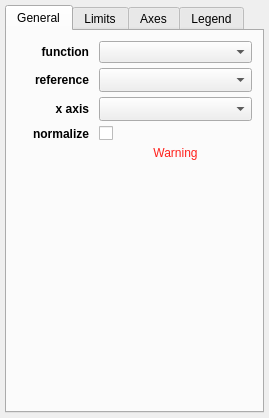
<?xml version="1.0" encoding="UTF-8"?>
<ui version="4.0">
 <class>Widget</class>
 <widget class="QWidget" name="Widget">
  <property name="geometry">
   <rect>
    <x>0</x>
    <y>0</y>
    <width>269</width>
    <height>418</height>
   </rect>
  </property>
  <property name="windowTitle">
   <string>1D Profile</string>
  </property>
  <layout class="QGridLayout" name="gridLayout_5">
   <property name="leftMargin">
    <number>5</number>
   </property>
   <property name="topMargin">
    <number>5</number>
   </property>
   <property name="rightMargin">
    <number>5</number>
   </property>
   <property name="bottomMargin">
    <number>5</number>
   </property>
   <property name="verticalSpacing">
    <number>5</number>
   </property>
   <item row="9" column="2">
    <widget class="QTabWidget" name="tab_widget">
     <property name="currentIndex">
      <number>0</number>
     </property>
     <widget class="QWidget" name="tab">
      <attribute name="title">
       <string>General</string>
      </attribute>
      <layout class="QGridLayout" name="gridLayout_2">
       <property name="leftMargin">
        <number>10</number>
       </property>
       <property name="topMargin">
        <number>10</number>
       </property>
       <property name="rightMargin">
        <number>10</number>
       </property>
       <property name="bottomMargin">
        <number>10</number>
       </property>
       <property name="horizontalSpacing">
        <number>10</number>
       </property>
       <property name="verticalSpacing">
        <number>5</number>
       </property>
       <item row="1" column="0">
        <widget class="QLabel" name="label_6">
         <property name="font">
          <font>
           <weight>75</weight>
           <bold>true</bold>
          </font>
         </property>
         <property name="text">
          <string>reference</string>
         </property>
         <property name="alignment">
          <set>Qt::AlignRight|Qt::AlignTrailing|Qt::AlignVCenter</set>
         </property>
        </widget>
       </item>
       <item row="0" column="1" colspan="2">
        <widget class="QComboBox" name="combosel_function"/>
       </item>
       <item row="2" column="1" colspan="2">
        <widget class="QComboBox" name="combosel_x_att">
         <property name="sizeAdjustPolicy">
          <enum>QComboBox::AdjustToMinimumContentsLengthWithIcon</enum>
         </property>
        </widget>
       </item>
       <item row="0" column="0">
        <widget class="QLabel" name="label">
         <property name="font">
          <font>
           <weight>75</weight>
           <bold>true</bold>
          </font>
         </property>
         <property name="text">
          <string>function</string>
         </property>
         <property name="alignment">
          <set>Qt::AlignRight|Qt::AlignTrailing|Qt::AlignVCenter</set>
         </property>
        </widget>
       </item>
       <item row="2" column="0">
        <widget class="QLabel" name="label_3">
         <property name="font">
          <font>
           <weight>75</weight>
           <bold>true</bold>
          </font>
         </property>
         <property name="text">
          <string>x axis</string>
         </property>
         <property name="alignment">
          <set>Qt::AlignRight|Qt::AlignTrailing|Qt::AlignVCenter</set>
         </property>
        </widget>
       </item>
       <item row="4" column="1">
        <widget class="QCheckBox" name="bool_normalize">
         <property name="text">
          <string/>
         </property>
        </widget>
       </item>
       <item row="6" column="1" colspan="2">
        <spacer name="horizontalSpacer">
         <property name="orientation">
          <enum>Qt::Horizontal</enum>
         </property>
         <property name="sizeHint" stdset="0">
          <size>
           <width>40</width>
           <height>5</height>
          </size>
         </property>
        </spacer>
       </item>
       <item row="4" column="0">
        <widget class="QLabel" name="label_7">
         <property name="font">
          <font>
           <weight>75</weight>
           <bold>true</bold>
          </font>
         </property>
         <property name="text">
          <string>normalize</string>
         </property>
         <property name="alignment">
          <set>Qt::AlignRight|Qt::AlignTrailing|Qt::AlignVCenter</set>
         </property>
        </widget>
       </item>
       <item row="5" column="1" colspan="2">
        <widget class="QLabel" name="text_warning">
         <property name="styleSheet">
          <string notr="true">color: rgb(255, 33, 28)</string>
         </property>
         <property name="text">
          <string>Warning</string>
         </property>
         <property name="alignment">
          <set>Qt::AlignCenter</set>
         </property>
         <property name="wordWrap">
          <bool>true</bool>
         </property>
        </widget>
       </item>

       <item row="6" column="0" colspan="3">
        <layout class="QVBoxLayout" name="layout_slices"/>
       </item>

       <item row="1" column="1" colspan="2">
        <widget class="QComboBox" name="combosel_reference_data">
         <property name="sizeAdjustPolicy">
          <enum>QComboBox::AdjustToMinimumContentsLengthWithIcon</enum>
         </property>
        </widget>
       </item>

       <item row="6" column="0">
        <spacer name="verticalSpacer_2">
         <property name="orientation">
          <enum>Qt::Vertical</enum>
         </property>
         <property name="sizeHint" stdset="0">
          <size>
           <width>20</width>
           <height>40</height>
          </size>
         </property>
        </spacer>
       </item>
      </layout>
     </widget>
     <widget class="QWidget" name="tab_2">
      <attribute name="title">
       <string>Limits</string>
      </attribute>
      <layout class="QGridLayout" name="gridLayout">
       <property name="leftMargin">
        <number>10</number>
       </property>
       <property name="topMargin">
        <number>10</number>
       </property>
       <property name="rightMargin">
        <number>10</number>
       </property>
       <property name="bottomMargin">
        <number>10</number>
       </property>
       <property name="horizontalSpacing">
        <number>10</number>
       </property>
       <property name="verticalSpacing">
        <number>5</number>
       </property>
       <item row="0" column="2">
        <widget class="QToolButton" name="button_flip_x">
         <property name="styleSheet">
          <string notr="true">padding: 0px</string>
         </property>
         <property name="text">
          <string>⇄</string>
         </property>
        </widget>
       </item>
       <item row="1" column="1">
        <widget class="QLineEdit" name="valuetext_y_min"/>
       </item>
       <item row="0" column="3">
        <widget class="QLineEdit" name="valuetext_x_max"/>
       </item>
       <item row="0" column="1">
        <widget class="QLineEdit" name="valuetext_x_min"/>
       </item>
       <item row="0" column="0">
        <widget class="QLabel" name="label_2">
         <property name="font">
          <font>
           <weight>75</weight>
           <bold>true</bold>
          </font>
         </property>
         <property name="text">
          <string>x axis</string>
         </property>
        </widget>
       </item>
       <item row="1" column="0">
        <widget class="QLabel" name="label_5">
         <property name="font">
          <font>
           <weight>75</weight>
           <bold>true</bold>
          </font>
         </property>
         <property name="text">
          <string>y axis</string>
         </property>
        </widget>
       </item>
       <item row="3" column="3">
        <spacer name="verticalSpacer">
         <property name="orientation">
          <enum>Qt::Vertical</enum>
         </property>
         <property name="sizeHint" stdset="0">
          <size>
           <width>20</width>
           <height>40</height>
          </size>
         </property>
        </spacer>
       </item>
       <item row="1" column="3">
        <widget class="QLineEdit" name="valuetext_y_max"/>
       </item>
       <item row="2" column="1" colspan="4">
        <spacer name="horizontalSpacer_2">
         <property name="orientation">
          <enum>Qt::Horizontal</enum>
         </property>
         <property name="sizeHint" stdset="0">
          <size>
           <width>40</width>
           <height>5</height>
          </size>
         </property>
        </spacer>
       </item>
       <item row="1" column="4">
        <widget class="QToolButton" name="bool_y_log">
         <property name="text">
          <string>log</string>
         </property>
         <property name="checkable">
          <bool>true</bool>
         </property>
        </widget>
       </item>
       <item row="0" column="4">
        <widget class="QToolButton" name="bool_x_log">
         <property name="text">
          <string>log</string>
         </property>
         <property name="checkable">
          <bool>true</bool>
         </property>
        </widget>
       </item>
      </layout>
      <zorder>bool_x_log</zorder>
      <zorder>valuetext_x_max</zorder>
      <zorder>button_flip_x</zorder>
      <zorder>valuetext_x_min</zorder>
      <zorder>valuetext_y_min</zorder>
      <zorder>valuetext_y_max</zorder>
      <zorder>bool_y_log</zorder>
      <zorder>label_2</zorder>
      <zorder>label_5</zorder>
      <zorder>verticalSpacer</zorder>
      <zorder>horizontalSpacer_2</zorder>
     </widget>
     <widget class="QWidget" name="tab_3">
      <attribute name="title">
       <string>Axes</string>
      </attribute>
      <layout class="QHBoxLayout" name="horizontalLayout">
       <property name="leftMargin">
        <number>5</number>
       </property>
       <property name="topMargin">
        <number>5</number>
       </property>
       <property name="rightMargin">
        <number>5</number>
       </property>
       <property name="bottomMargin">
        <number>5</number>
       </property>
       <item>
        <widget class="AxesEditorWidget" name="axes_editor" native="true"/>
       </item>
      </layout>
     </widget>
     <widget class="QWidget" name="tab_4">
      <attribute name="title">
       <string>Legend</string>
      </attribute>
      <layout class="QHBoxLayout" name="horizontalLayout">
       <property name="leftMargin">
        <number>5</number>
       </property>
       <property name="topMargin">
        <number>5</number>
       </property>
       <property name="rightMargin">
        <number>5</number>
       </property>
       <property name="bottomMargin">
        <number>5</number>
       </property>
       <item>
        <widget class="LegendEditorWidget" name="legend_editor" native="true"/>
       </item>
      </layout>
     </widget>
    </widget>
   </item>
  </layout>
 </widget>
 <layoutdefault spacing="6" margin="11"/>
 <customwidgets>
  <customwidget>
   <class>AxesEditorWidget</class>
   <extends>QWidget</extends>
   <header>glue.viewers.matplotlib.qt.axes_editor</header>
  </customwidget>
  <customwidget>
   <class>LegendEditorWidget</class>
   <extends>QWidget</extends>
   <header>glue.viewers.matplotlib.qt.legend_editor</header>
  </customwidget>
 </customwidgets>
 <resources/>
 <connections/>
</ui>
